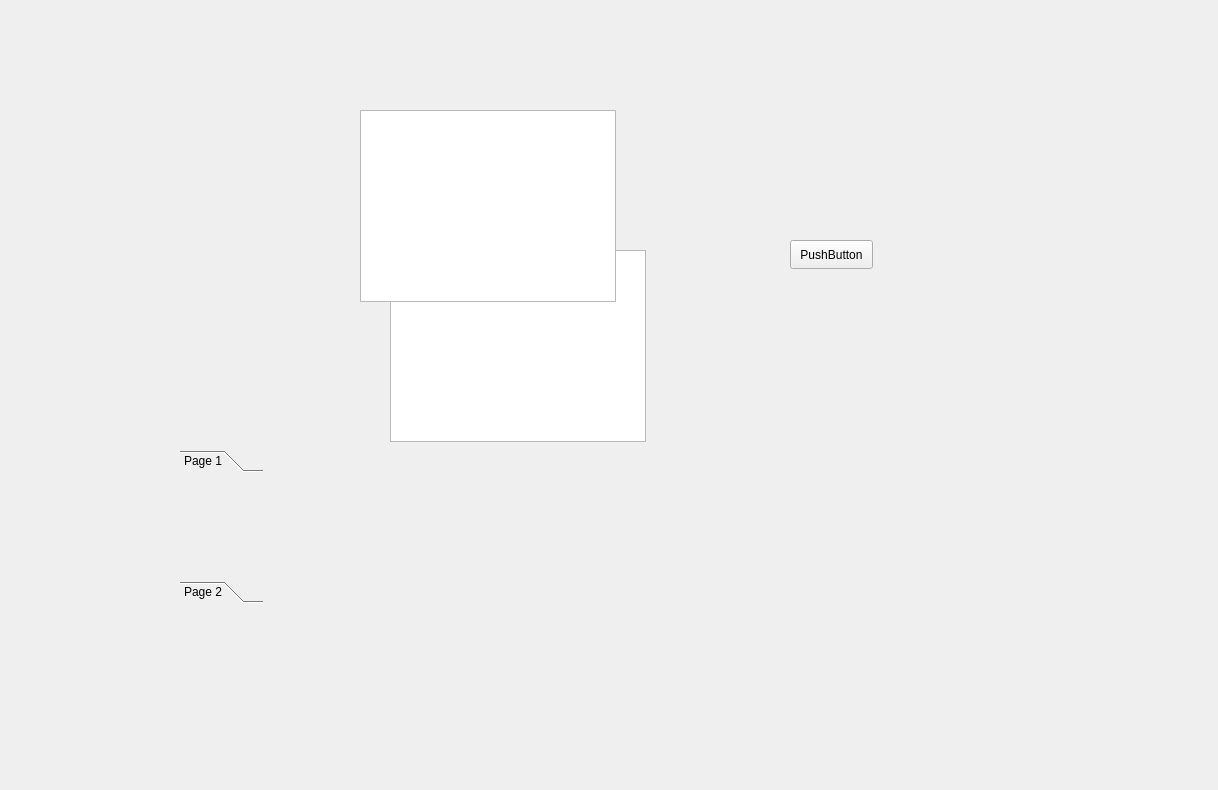
<?xml version="1.0" encoding="UTF-8"?>
<ui version="4.0">
 <class>Form</class>
 <widget class="QWidget" name="Form">
  <property name="geometry">
   <rect>
    <x>0</x>
    <y>0</y>
    <width>1218</width>
    <height>790</height>
   </rect>
  </property>
  <property name="windowTitle">
   <string>Form</string>
  </property>
  <widget class="QColumnView" name="columnView">
   <property name="geometry">
    <rect>
     <x>390</x>
     <y>250</y>
     <width>256</width>
     <height>192</height>
    </rect>
   </property>
  </widget>
  <widget class="QColumnView" name="columnView_2">
   <property name="geometry">
    <rect>
     <x>360</x>
     <y>110</y>
     <width>256</width>
     <height>192</height>
    </rect>
   </property>
  </widget>
  <widget class="QToolBox" name="toolBox">
   <property name="geometry">
    <rect>
     <x>180</x>
     <y>450</y>
     <width>83</width>
     <height>153</height>
    </rect>
   </property>
   <property name="currentIndex">
    <number>0</number>
   </property>
   <widget class="QWidget" name="page">
    <property name="geometry">
     <rect>
      <x>0</x>
      <y>0</y>
      <width>83</width>
      <height>83</height>
     </rect>
    </property>
    <attribute name="label">
     <string>Page 1</string>
    </attribute>
   </widget>
   <widget class="QWidget" name="page_2">
    <property name="geometry">
     <rect>
      <x>0</x>
      <y>0</y>
      <width>83</width>
      <height>83</height>
     </rect>
    </property>
    <attribute name="label">
     <string>Page 2</string>
    </attribute>
   </widget>
  </widget>
  <widget class="QPushButton" name="pushButton">
   <property name="geometry">
    <rect>
     <x>790</x>
     <y>240</y>
     <width>83</width>
     <height>29</height>
    </rect>
   </property>
   <property name="text">
    <string>PushButton</string>
   </property>
  </widget>
 </widget>
 <resources/>
 <connections/>
</ui>
